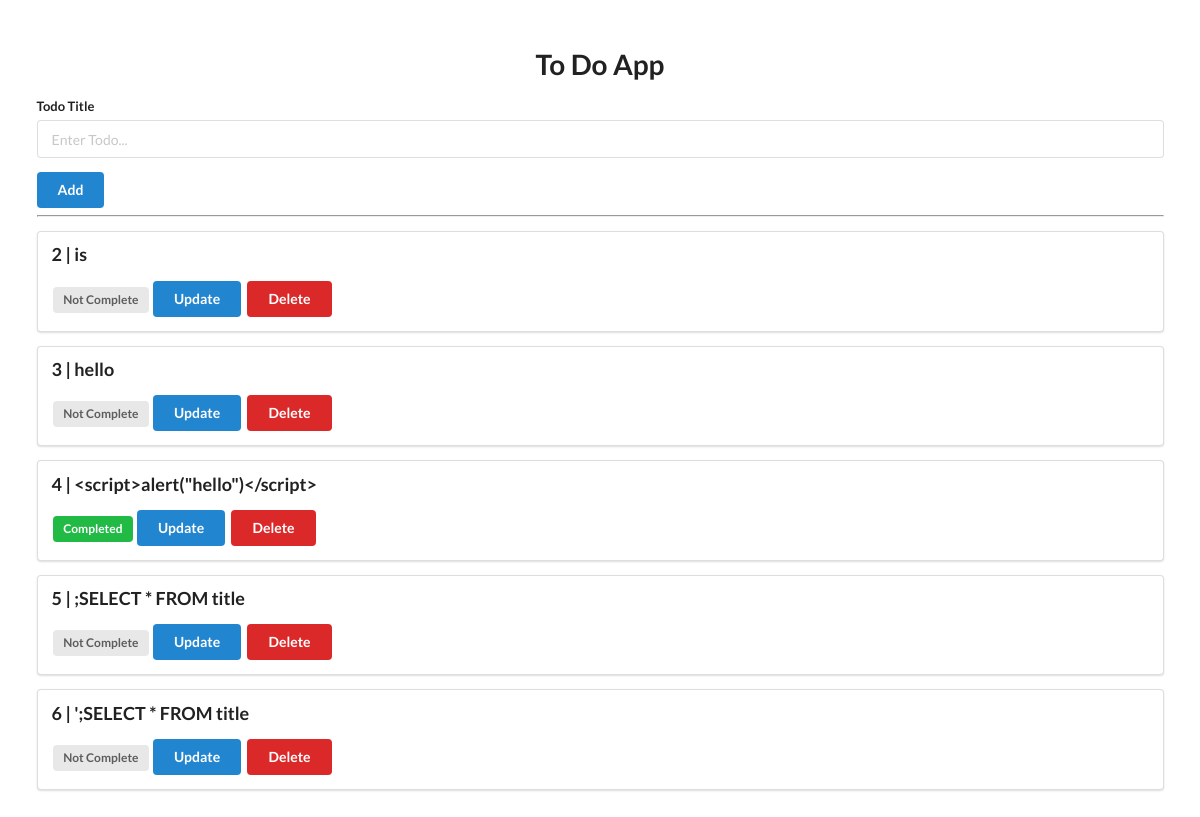
The page / on the database its author committed.
### models.py (models this page shows)
class Todo(Base):
    __tablename__ = "todos"
    id = Column(Integer, primary_key=True, index=True)
    title = Column(String)
    complete = Column(Boolean, default=False)

### app.py (the view)
@app.get("/")
def home(request: Request, db: Session = Depends(get_db)):
    todos = db.query(models.Todo).all()
    return templates.TemplateResponse("base.html", {"request":request, "todo_list":todos})

### templates/base.html (shortened to what this page needs)
<!DOCTYPE html>
<html lang="en">
<head>
    <link rel="stylesheet" href="https://cdn.jsdelivr.net/npm/semantic-ui@2.4.2/dist/semantic.min.css">
</head>
<body>
    <div style="margin-top: 50px;" class="ui container">
        <h1 class="ui center aligned header">To Do App</h1>
        <form class="ui form" action="/add" method="post">
            <div class="field">
                <label>Todo Title</label>
                <input type="text" name="title" placeholder="Enter Todo..."><br>
            </div>
            <button class="ui blue button" type="submit">Add</button>
        </form>
        <hr>
        {% for todo in todo_list %}
        <div class="ui segment">
            <p class="ui big header">{{todo.id }} | {{ todo.title }}</p>
            {% if todo.complete == False %}
            <span class="ui gray label">Not Complete</span>
            {% else %}
            <span class="ui green label">Completed</span>
            {% endif %}
            <a class="ui blue button" href="/update/{{ todo.id }}">Update</a>
            <a class="ui red button" href="/delete/{{ todo.id }}">Delete</a>
        </div>
        {% endfor %}
    </div>
</body>
</html>

### rows shown on the page
Todo: id "2", title "is", complete "Not Complete"
Todo: id "3", title "hello", complete "Not Complete"
Todo: id "4", title "<script>alert(\"hello\")</script>", complete "Completed"
Todo: id "5", title ";SELECT * FROM title", complete "Not Complete"
Todo: id "6", title "';SELECT * FROM title", complete "Not Complete"
